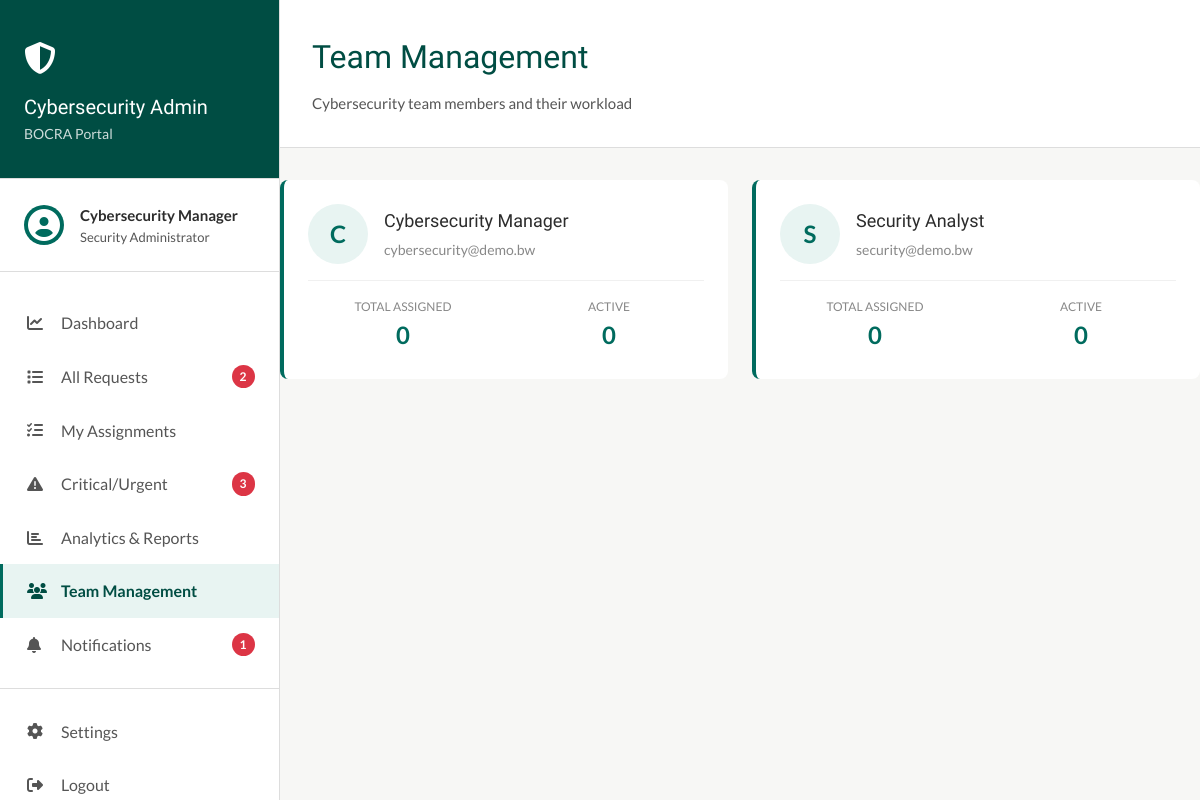
Page /cybersecurity-admin/team.php (signed in) on the committed database.
### tables this page shows
CREATE TABLE users (
    id INT AUTO_INCREMENT PRIMARY KEY,
    name VARCHAR(255) NOT NULL,
    email VARCHAR(255) NOT NULL UNIQUE,
    password VARCHAR(255) NOT NULL,
    role ENUM('registrar', 'bocra', 'licensing_admin', 'complaints_admin', 'cybersecurity_admin') NOT NULL,
    registrar_id INT NULL,
    department VARCHAR(100),
    status ENUM('active', 'inactive') DEFAULT 'active',
    created_at TIMESTAMP DEFAULT CURRENT_TIMESTAMP,
    updated_at TIMESTAMP DEFAULT CURRENT_TIMESTAMP ON UPDATE CURRENT_TIMESTAMP,
    INDEX idx_email (email),
    INDEX idx_role (role),
    INDEX idx_status (status)
);

### backend/config.php (called while the page is built, shortened)
<?php
function getDB() {
    static $pdo = null;
    if ($pdo === null) {
        try {
            $pdo = new PDO(
                "mysql:host=" . DB_HOST . ";dbname=" . DB_NAME . ";charset=utf8mb4",
                DB_USER,
                DB_PASS,
                [
                    PDO::ATTR_ERRMODE => PDO::ERRMODE_EXCEPTION,
                    PDO::ATTR_DEFAULT_FETCH_MODE => PDO::FETCH_ASSOC,
                    PDO::ATTR_EMULATE_PREPARES => false
                ]
            );
        } catch (PDOException $e) {
            die("Database connection failed: " . $e->getMessage());
        }
    }
    return $pdo;
}
function dbQuery($sql, $params = []) {
    $pdo = getDB();
    $stmt = $pdo->prepare($sql);
    $stmt->execute($params);
    return $stmt->fetchAll();
}

### cybersecurity-admin/team.php (the view, shortened to what this page needs)
<?php
require_once __DIR__ . '/../backend/config.php';
$sql = "SELECT * FROM users WHERE role = 'cybersecurity_admin' ORDER BY name ASC";
$team_members = dbQuery($sql);
$workload = [];
foreach ($team_members as $member) {
    $sql = "SELECT COUNT(*) as total, SUM(CASE WHEN status = 'in_progress' THEN 1 ELSE 0 END) as active FROM cybersecurity_requests WHERE assigned_to = ?";
    $result = dbQuery($sql, [$member['id']]);
    $workload[$member['id']] = $result[0];
}
?>
<!DOCTYPE html>
<html lang="en">
<head>
    <link rel="stylesheet" href="https://cdnjs.cloudflare.com/ajax/libs/font-awesome/6.4.0/css/all.min.css">
    <link rel="stylesheet" href="<?php echo BASE_URL; ?>/assets/portal-styles.css">
</head>
<body>
    <?php include 'sidebar.php'; ?>
    <div class="main-content">
        <div class="content-header">
            <h1>Team Management</h1>
            <p>Cybersecurity team members and their workload</p>
        </div>
        <div class="team-grid">
            <?php foreach ($team_members as $member): ?>
                <div class="team-card">
                    <div class="team-header">
                        <div class="team-avatar"><?php echo strtoupper(substr($member['name'], 0, 1)); ?></div>
                        <div class="team-info">
                            <h3><?php echo htmlspecialchars($member['name']); ?></h3>
                            <p><?php echo htmlspecialchars($member['email']); ?></p>
                        </div>
                    </div>
                    <div class="workload-stats">
                        <div class="workload-item">
                            <div class="workload-label">Total Assigned</div>
                            <div class="workload-value"><?php echo $workload[$member['id']]['total'] ?? 0; ?></div>
                        </div>
                        <div class="workload-item">
                            <div class="workload-label">Active</div>
                            <div class="workload-value"><?php echo $workload[$member['id']]['active'] ?? 0; ?></div>
                        </div>
                    </div>
                </div>
            <?php endforeach; ?>
        </div>
    </div>
</body>
</html>

### assets/portal-styles.css (style rules this page uses)
:root { --teal: #006B5E; --teal-dark: #004D43; --teal-light: #E8F4F2; --gold: #C9A227; --charcoal: #2C2C2C; --mid: #555555; --light: #888888; --border: #DDDDDD; --bg: #F7F7F5; --white: #FFFFFF; --danger: #DC3545; --success: #28A745; --warning: #FFC107; --info: #17A2B8; }
* { margin: 0; padding: 0; box-sizing: border-box; }
body { font-family: 'Lato', sans-serif; color: var(--charcoal); line-height: 1.6; background: var(--bg); }
h1, h2, h3, h4, h5, h6 { font-family: 'Forum', serif; font-weight: 400; color: var(--teal-dark); }
.main-content { flex: 1; margin-left: 280px; background: var(--bg); }
body { display: flex; margin: 0; padding: 0; }
.content-header { background: var(--white); padding: 2rem; border-bottom: 1px solid var(--border); margin-bottom: 2rem; }
.content-header h1 { font-size: 2rem; margin-bottom: 0.5rem; }
.content-header p { color: var(--mid); font-size: 0.9375rem; }

### cybersecurity-admin/team.php (style rules this page uses)
.team-grid { display: grid; grid-template-columns: repeat(auto-fit, minmax(300px, 1fr)); gap: 1.5rem; }
.team-card { background: white; padding: 1.5rem; border-radius: 8px; border-left: 4px solid #006B5E; }
.team-header { display: flex; align-items: center; gap: 1rem; margin-bottom: 1rem; }
.team-avatar { width: 60px; height: 60px; border-radius: 50%; background: #E8F4F2; color: #006B5E; display: flex; align-items: center; justify-content: center; font-size: 1.5rem; font-weight: 700; }
.team-info h3 { margin: 0 0 0.25rem 0; font-size: 1.125rem; color: #2C2C2C; }
.team-info p { margin: 0; font-size: 0.875rem; color: #888; }
.workload-stats { display: grid; grid-template-columns: 1fr 1fr; gap: 1rem; margin-top: 1rem; padding-top: 1rem; border-top: 1px solid #f0f0f0; }
.workload-item { text-align: center; }
.workload-label { font-size: 0.75rem; color: #888; text-transform: uppercase; }
.workload-value { font-size: 1.5rem; font-weight: 700; color: #006B5E; }

### rows in the picture
users: name "C", name "Cybersecurity Manager", email "cybersecurity@demo.bw", total "0", active "0"
users: name "S", name "Security Analyst", email "security@demo.bw", total "0", active "0"

### other values in the picture
$_SESSION['name'] "Cybersecurity Manager"
$pending "2"
$critical "3"
$unread "1"
